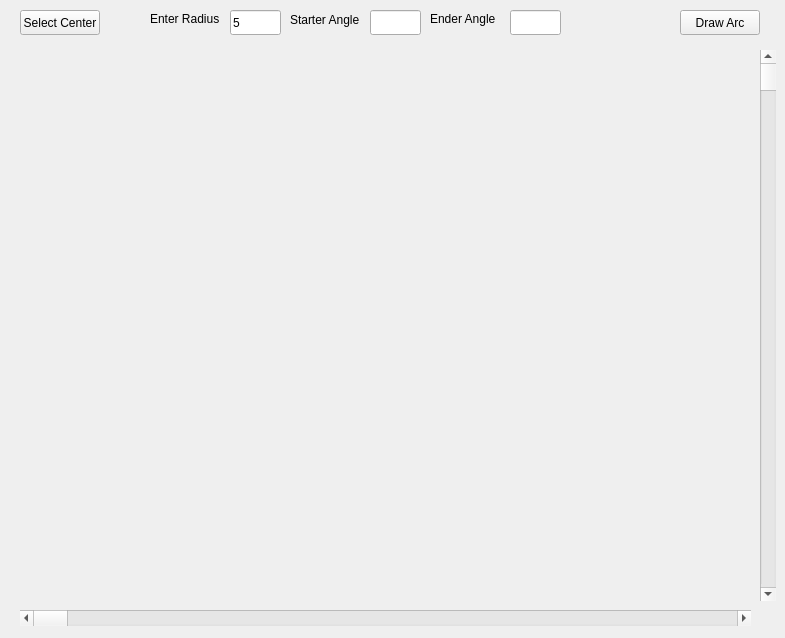
<?xml version="1.0" encoding="UTF-8"?>
<ui version="4.0">
 <class>MainWindow</class>
 <widget class="QMainWindow" name="MainWindow">
  <property name="geometry">
   <rect>
    <x>0</x>
    <y>0</y>
    <width>785</width>
    <height>638</height>
   </rect>
  </property>
  <property name="windowTitle">
   <string>MainWindow</string>
  </property>
  <widget class="QWidget" name="centralWidget">
   <widget class="QPushButton" name="pushButton_3">
    <property name="geometry">
     <rect>
      <x>20</x>
      <y>10</y>
      <width>80</width>
      <height>25</height>
     </rect>
    </property>
    <property name="cursor">
     <cursorShape>PointingHandCursor</cursorShape>
    </property>
    <property name="toolTip">
     <string>&lt;html&gt;&lt;head/&gt;&lt;body&gt;&lt;p&gt;&lt;span style=&quot; color:#73d216;&quot;&gt;Изменение центра окружности&lt;/span&gt;&lt;/p&gt;&lt;/body&gt;&lt;/html&gt;</string>
    </property>
    <property name="text">
     <string>Select Center</string>
    </property>
   </widget>
   <widget class="QLineEdit" name="lineEdit_3">
    <property name="geometry">
     <rect>
      <x>230</x>
      <y>10</y>
      <width>51</width>
      <height>25</height>
     </rect>
    </property>
    <property name="toolTip">
     <string>&lt;html&gt;&lt;head/&gt;&lt;body&gt;&lt;p&gt;&lt;span style=&quot; color:#73d216;&quot;&gt;Радиус окружности&lt;/span&gt;&lt;/p&gt;&lt;/body&gt;&lt;/html&gt;</string>
    </property>
    <property name="text">
     <string>5</string>
    </property>
   </widget>
   <widget class="QLabel" name="label">
    <property name="geometry">
     <rect>
      <x>150</x>
      <y>10</y>
      <width>81</width>
      <height>17</height>
     </rect>
    </property>
    <property name="text">
     <string>Enter Radius</string>
    </property>
    <property name="buddy">
     <cstring>lineEdit_3</cstring>
    </property>
   </widget>
   <widget class="QPushButton" name="pushButton">
    <property name="geometry">
     <rect>
      <x>680</x>
      <y>10</y>
      <width>80</width>
      <height>25</height>
     </rect>
    </property>
    <property name="cursor">
     <cursorShape>PointingHandCursor</cursorShape>
    </property>
    <property name="toolTip">
     <string>&lt;html&gt;&lt;head/&gt;&lt;body&gt;&lt;p&gt;&lt;span style=&quot; color:#73d216;&quot;&gt;Нарисовать дугу по заданным параметрам&lt;/span&gt;&lt;/p&gt;&lt;/body&gt;&lt;/html&gt;</string>
    </property>
    <property name="text">
     <string>Draw Arc</string>
    </property>
   </widget>
   <widget class="Viewer" name="drawingScene" native="true">
    <property name="geometry">
     <rect>
      <x>20</x>
      <y>50</y>
      <width>731</width>
      <height>551</height>
     </rect>
    </property>
    <property name="cursor">
     <cursorShape>CrossCursor</cursorShape>
    </property>
    <property name="toolTip">
     <string>&lt;html&gt;&lt;head/&gt;&lt;body&gt;&lt;p&gt;&lt;span style=&quot; color:#73d216;&quot;&gt;Панель отрисовки OpenGL&lt;/span&gt;&lt;/p&gt;&lt;/body&gt;&lt;/html&gt;</string>
    </property>
    <widget class="QLabel" name="Coord_Label">
     <property name="geometry">
      <rect>
       <x>560</x>
       <y>510</y>
       <width>161</width>
       <height>31</height>
      </rect>
     </property>
     <property name="font">
      <font>
       <family>Courier New</family>
       <pointsize>14</pointsize>
       <weight>50</weight>
       <italic>false</italic>
       <bold>false</bold>
      </font>
     </property>
     <property name="text">
      <string/>
     </property>
    </widget>
   </widget>
   <widget class="QScrollBar" name="horizontalScrollBar">
    <property name="geometry">
     <rect>
      <x>20</x>
      <y>610</y>
      <width>731</width>
      <height>16</height>
     </rect>
    </property>
    <property name="maximum">
     <number>200</number>
    </property>
    <property name="singleStep">
     <number>2</number>
    </property>
    <property name="orientation">
     <enum>Qt::Horizontal</enum>
    </property>
   </widget>
   <widget class="QScrollBar" name="verticalScrollBar">
    <property name="geometry">
     <rect>
      <x>760</x>
      <y>50</y>
      <width>16</width>
      <height>551</height>
     </rect>
    </property>
    <property name="minimum">
     <number>0</number>
    </property>
    <property name="maximum">
     <number>200</number>
    </property>
    <property name="singleStep">
     <number>2</number>
    </property>
    <property name="orientation">
     <enum>Qt::Vertical</enum>
    </property>
   </widget>
   <widget class="QLineEdit" name="begin_angle_input">
    <property name="geometry">
     <rect>
      <x>370</x>
      <y>10</y>
      <width>51</width>
      <height>25</height>
     </rect>
    </property>
    <property name="toolTip">
     <string>&lt;html&gt;&lt;head/&gt;&lt;body&gt;&lt;p&gt;&lt;span style=&quot; color:#73d216;&quot;&gt;Начальный угол отрисовки дуги от 0 до 90 градусов&lt;/span&gt;&lt;/p&gt;&lt;/body&gt;&lt;/html&gt;</string>
    </property>
   </widget>
   <widget class="QLineEdit" name="end_angle_edit">
    <property name="geometry">
     <rect>
      <x>510</x>
      <y>10</y>
      <width>51</width>
      <height>25</height>
     </rect>
    </property>
    <property name="toolTip">
     <string>&lt;html&gt;&lt;head/&gt;&lt;body&gt;&lt;p&gt;&lt;span style=&quot; color:#73d216;&quot;&gt;Конечный угол отрисовки дуги в диапазоне от 0 до 90 градусов&lt;/span&gt;&lt;/p&gt;&lt;/body&gt;&lt;/html&gt;</string>
    </property>
   </widget>
   <widget class="QLabel" name="label_2">
    <property name="geometry">
     <rect>
      <x>290</x>
      <y>10</y>
      <width>81</width>
      <height>20</height>
     </rect>
    </property>
    <property name="text">
     <string>Starter Angle</string>
    </property>
   </widget>
   <widget class="QLabel" name="label_3">
    <property name="geometry">
     <rect>
      <x>430</x>
      <y>10</y>
      <width>71</width>
      <height>17</height>
     </rect>
    </property>
    <property name="text">
     <string>Ender Angle</string>
    </property>
   </widget>
  </widget>
 </widget>
 <layoutdefault spacing="6" margin="11"/>
 <customwidgets>
  <customwidget>
   <class>Viewer</class>
   <extends>QWidget</extends>
   <header location="global">viewer.hpp</header>
   <container>1</container>
  </customwidget>
 </customwidgets>
 <resources/>
 <connections/>
</ui>
